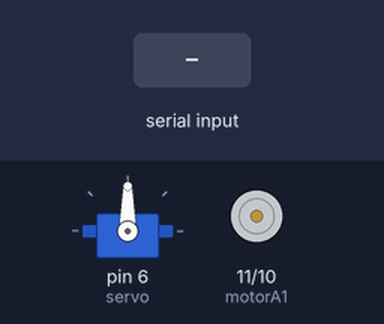
The sketch below on a simulated Arduino Uno, built with avr-gcc and run on an emulated ATmega328P. Shown: servo, motor-driver pin pairs drawn as motors (green arrow = first pin HIGH = forward, orange = second pin HIGH = backward, longer = more drive, scaled by the enable pin). Inputs (shaded band) come from the test bench.

Above: at 1.2 s.
1.3 s: "F" received over Serial
2.8 s: "B" received over Serial
4.3 s: "L" received over Serial
At 5.3 s:
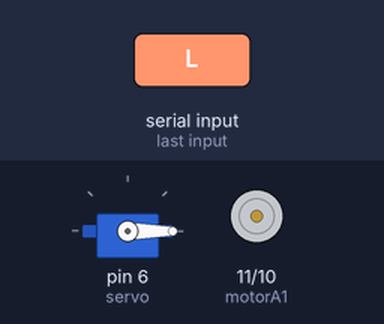
5.8 s: "0" received over Serial
7.3 s: "G" received over Serial
9.3 s: "1" received over Serial
Timing chart, 0 to 11.8 s (numbered marks = the images above; inputs shaded):
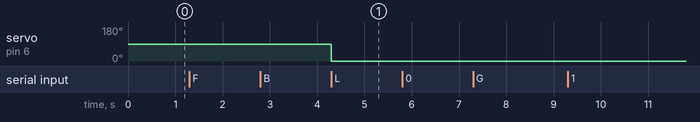

Measured:
- after the input at 4.3 s, servo on pin 6 (servo): 90° → 0° at once

The sketch:

ebabil_araba2.ino
```cpp
#include <SoftwareSerial.h>
#include <Servo.h>
const int motorA1  = 11;  // L298N'in IN3 Girişi
const int motorA2  = 10;  // L298N'in IN1 Girişi
const int Enable =9;//Motorun enable pini

/*Hc-05 Bilgieri
İsim=EBABİL-HC05
Şifre=1234
*/

/*Yaılımcı Bilgieri
Emir AKSOY
05426307649
emiraksoy10@gmail.com
bir Sorunuz olursa Ulaşabiilirsin*/
/*UYARILAR
Telefon uygulaması üzerinden sürekli olarak komut göndermeyiniz(Aynı anda tuşlara basmak gibi)
HC-05'in kilitlenmesine sebep olur.(Komut gönderilmemsine Sebep Olur Motorların Durmadan Çalışır)
Eğer Kilitlenirse Pillerden birisini veya Hc-05'in Vcc Pinini Takıp Çıkartın.
Bluetooth Modülü Bağlıyken Bilgisayardan Arduino Kod atarken Arduino Üzerinden TX RX pinlerinin birisinin Bağlantı Kablosunu akıp yükleyin.
Yükleme İşi Bittikten Sonra Kabloyu Aynı Yere Takabilirsiniz.(Aksi Takdirde Kodunuz Yüklenmeyip Hata Alıcaksınız)
Uygulama Üzerinde Hız Ayarı Olmasına Rağmen verileri Düzgün alamıyor bu Yüzden  Hız ayarı Yapılamıyor.Bundan Dolayı Enable Konnektörünü Yerine Taktım.
Araç sabit Hızda Çalışabiliyor.
*/
Servo servo;
int veri;

int Hiz=255;

void setup() {


    pinMode(motorA1, OUTPUT);
    pinMode(motorA2, OUTPUT);
    pinMode(Enable,OUTPUT);
    servo.attach(6);
    int aciDegeri=45;
    Serial.begin(9600);}

    void loop(){
     if (Serial.available() > 0) { //Seri haberleşmeden veri gelmesini bekliyoruz.
    veri = Serial.read(); //Seri haberleşmeden gelen veriyi okuyoruz.
  }
  if(veri=="0"){
    Hiz=0;

  }
  else if(veri=="1"){
    Hiz=25;

  }else if(veri=="2"){
    Hiz=50;

  }
  else if(veri=="3"){
    Hiz=75;

    }
   else if(veri=="4"){
    Hiz=95;

  }
  else if(veri=="5"){
    Hiz=110;

  }
  else if(veri=="6"){
    Hiz=125;

    }
   else  if(veri=="7"){

    Hiz=150;

  }
  else if(veri=="8"){

    Hiz=175;

  }
  else if(veri=="9"){

    Hiz=215;


  }
  else if(veri=="q"){
    Hiz=255;

  }
      if (veri == 'F') {//İleri Gİt

     analogWrite(motorA1, Hiz); analogWrite(motorA2, 0);


     }

     else  if (veri == 'B') {//Geri Git

     analogWrite(motorA1, 0);   analogWrite(motorA2, Hiz);
      }

       else  if (veri == 'R') {


        servo.write(90);  //Sağa Döner
      }
      else if (veri == 'L'){

        servo.write(0);  //Sola Döner
    }
     else if (veri == 'G') {//İleri Sol Çapraz
      servo.write(0) ;
      delay(500);
      analogWrite(motorA1,Hiz ); analogWrite(motorA2, 0);  }

        else if (veri == 'I') {//İleri Sağ Çapraz
      servo.write(90) ;
      delay(500);
      analogWrite(motorA1,Hiz ); analogWrite(motorA2, 0);  }

   else  if (veri == 'H') {//Geri Sol

        servo.write(0);
        delay(500);
     analogWrite(motorA1, 0);   analogWrite(motorA2, Hiz);
      }
       else  if (veri == 'H') {//Geri Sağ

        servo.write(90);
        delay(500);
     analogWrite(motorA1, 0);   analogWrite(motorA2, Hiz);
      }
      else if (veri== 'S'){//Dur
        analogWrite(motorA1, 0);  analogWrite(motorA2, 0);

    }
    else if (veri== 'D'){//Stop All
        analogWrite(motorA1, 0);  analogWrite(motorA2, 0);

    }
    else{
        analogWrite(motorA1, 0);  analogWrite(motorA2, 0);
    }


     }
```
